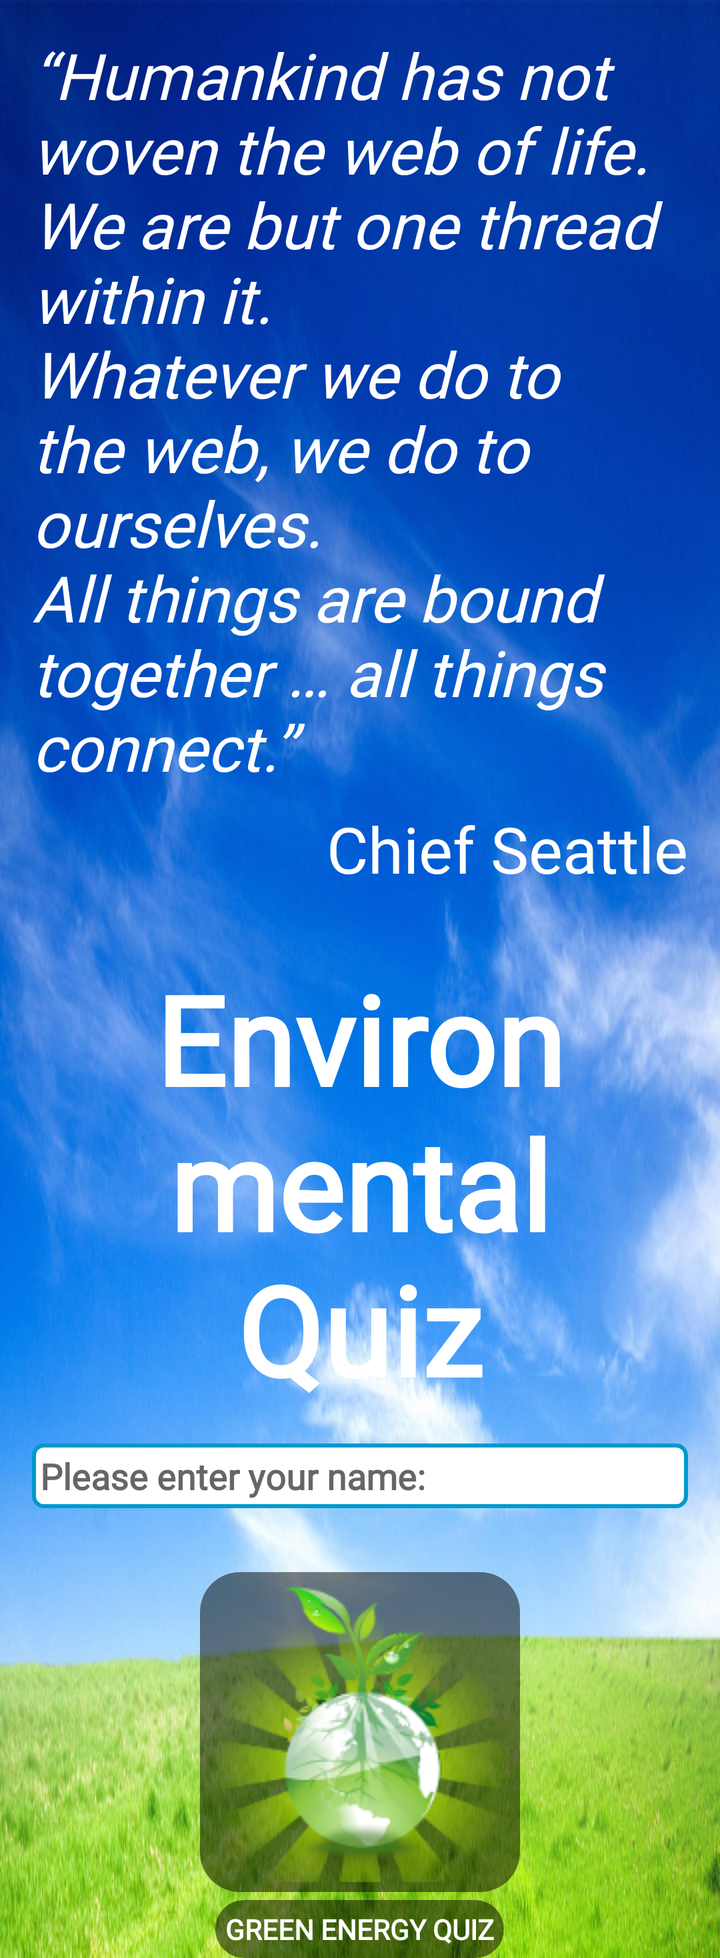
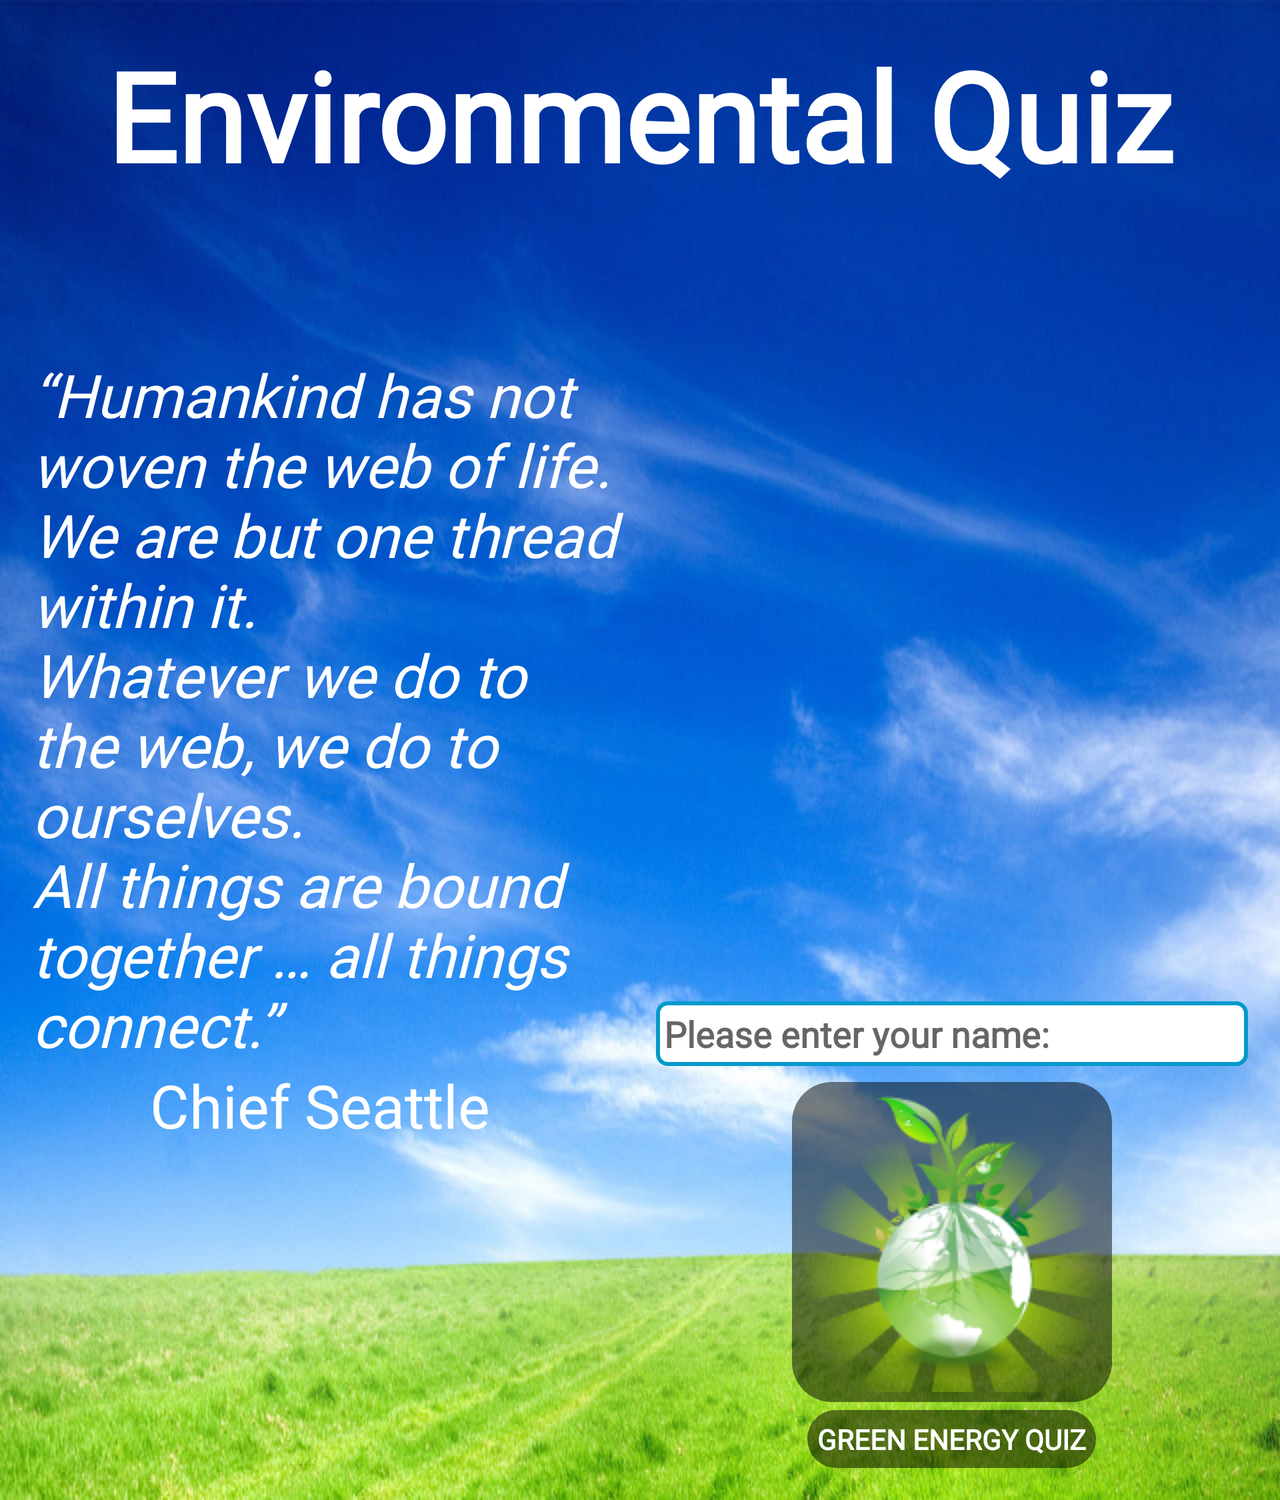

The same Android screen from two of the app's own layout files: first res/layout/ as a phone draws it, then the repository's variant for another configuration, drawn on a device whose configuration selects that folder. Both files follow.
<!-- AndroidManifest.xml: application theme AppTheme -->
<!-- res/layout/activity_main.xml -->
<?xml version="1.0" encoding="utf-8"?>
<ScrollView xmlns:android="http://schemas.android.com/apk/res/android"
    xmlns:tools="http://schemas.android.com/tools"
    android:layout_width="match_parent"
    android:layout_height="match_parent"
    android:background="@drawable/earth6"
    android:fillViewport="true">

    <RelativeLayout
        style="@style/main_layout_welcome"
        tools:context="com.example.android.quizapp.MainActivity">

        <TextView
            android:id="@+id/header_text"
            style="@style/motto"
            android:layout_marginEnd="@dimen/standard"
            android:layout_marginStart="@dimen/standard"
            android:layout_marginTop="@dimen/standard"
            android:text="@string/header_text"
            android:textSize="@dimen/motto_portrait" />

        <TextView
            android:id="@+id/chief"
            style="@style/chief"
            android:layout_alignParentEnd="true"
            android:layout_below="@id/header_text"
            android:layout_marginEnd="@dimen/standard"
            android:layout_marginTop="@dimen/half"
            android:text="@string/chief"
            android:textSize="@dimen/motto_portrait" />

        <TextView
            android:id="@+id/quiz_name"
            style="@style/quiz_portrait"
            android:layout_below="@id/chief"
            android:layout_centerHorizontal="true"
            android:layout_marginTop="@dimen/double_standard"
            android:text="@string/quiz" />

        <EditText
            android:id="@+id/name_field"
            style="@style/edit_text"
            android:layout_below="@id/quiz_name"
            android:layout_margin="@dimen/standard"
            android:hint="@string/please" />

        <LinearLayout
            android:id="@+id/linear1"
            style="@style/container_buttons_layout_front"
            android:layout_alignParentBottom="true"
            android:layout_below="@id/name_field"
            android:layout_marginBottom="@dimen/standard"
            android:layout_marginEnd="@dimen/standard"
            android:layout_marginStart="@dimen/standard"
            android:baselineAligned="false"
            android:gravity="bottom">

            <LinearLayout style="@style/container_buttons_layout_cell">

                <ImageButton
                    android:id="@+id/green_button"
                    style="@style/container_button_image"
                    android:contentDescription="@string/greenb"
                    android:onClick="green_energy_quiz"
                    android:src="@drawable/green_button" />

                <TextView
                    style="@style/container_buttons_text"
                    android:layout_marginTop="@dimen/quarter"
                    android:text="@string/green_energy_quiz" />

            </LinearLayout>

        </LinearLayout>

    </RelativeLayout>

</ScrollView>
<!-- resources referenced by this layout -->
<resources>
  <dimen name="double_standard">32dp</dimen>
  <dimen name="half">8dp</dimen>
  <dimen name="motto_portrait">32sp</dimen>
  <dimen name="quarter">4dp</dimen>
  <dimen name="standard">16dp</dimen>
  <!-- drawable green_button (drawable) -->
  <?xml version="1.0" encoding="utf-8"?>
  <selector xmlns:android="http://schemas.android.com/apk/res/android">
      <item android:state_pressed="true"
          android:drawable="@drawable/green_energy_pressed" /> 
      <item android:state_focused="true"
          android:drawable="@drawable/green_energy" /> 
      <item android:drawable="@drawable/green_energy" /> 
  </selector>
  <string name="chief">Chief Seattle</string>
  <string name="green_energy_quiz">Green energy quiz</string>
  <string name="greenb">green energy button</string>
  <string name="header_text">“Humankind has not woven the web of life. \nWe are but one thread within it. \nWhatever we do to the web, we do to ourselves. \nAll things are bound together … all things connect.”</string>
  <string name="please">Please enter your name:</string>
  <string name="quiz">Environmental Quiz</string>
  <style name="chief">
          <item name="android:layout_width">wrap_content</item>
          <item name="android:layout_height">wrap_content</item>
          <item name="android:fontFamily">@font/justanotherhand</item>
          <item name="android:textColor">@color/white</item>
      </style>
  <style name="container_button_image">
          <item name="android:layout_width">wrap_content</item>
          <item name="android:layout_height">wrap_content</item>
          <item name="android:background">@drawable/rounded_buttons</item>
      </style>
  <style name="container_buttons_layout_cell">
          <item name="android:layout_width">match_parent</item>
          <item name="android:layout_height">wrap_content</item>
          <item name="android:gravity">center</item>
          <item name="android:orientation">vertical</item>
      </style>
  <style name="container_buttons_layout_front">
          <item name="android:layout_width">match_parent</item>
          <item name="android:layout_height">wrap_content</item>
          <item name="android:orientation">horizontal</item>
      </style>
  <style name="main_layout_welcome">
          <item name="android:layout_width">match_parent</item>
          <item name="android:layout_height">wrap_content</item>
      </style>
  <style name="motto">
          <item name="android:layout_width">wrap_content</item>
          <item name="android:layout_height">wrap_content</item>
          <item name="android:fontFamily">@font/justanotherhand</item>
          <item name="android:textColor">@color/white</item>
          <item name="android:textStyle">italic</item>
  
      </style>
  <style name="AppTheme" parent="Theme.AppCompat.Light.NoActionBar">
          
          <item name="colorPrimary">@color/colorPrimary</item>
          <item name="colorPrimaryDark">@color/colorPrimaryDark</item>
          <item name="colorAccent">@color/colorAccent</item>
      </style>
  <color name="white">#FFFFFF</color>
  <!-- drawable rounded_buttons (drawable) -->
  <?xml version="1.0" encoding="utf-8"?>
  <selector xmlns:android="http://schemas.android.com/apk/res/android">
      <item android:state_pressed="true"
          android:drawable="@drawable/rounded_shape_pressed" /> 
      <item android:state_focused="true"
          android:drawable="@drawable/rounded_shape_buttons" /> 
      <item android:drawable="@drawable/rounded_shape_buttons" /> 
  </selector>
  <!-- drawable edit_text (drawable) -->
  <?xml version="1.0" encoding="utf-8"?>
  <shape xmlns:android="http://schemas.android.com/apk/res/android">
      <solid android:color="#ffffff" />
      <corners android:radius="5dp"/>
      <stroke android:width="2dip" android:color="@android:color/holo_blue_dark" />
  </shape>
  <dimen name="slogan">62sp</dimen>
  <color name="colorPrimary">#3F51B5</color>
  <color name="colorPrimaryDark">#303F9F</color>
  <color name="colorAccent">#FF4081</color>
  <color name="transparent_black">#80000000</color>
</resources>
<!-- res/layout-land/activity_main.xml (the repository's variant of the layout above) -->
<!-- drawn on the phone turned sideways -->
<?xml version="1.0" encoding="utf-8"?>
<ScrollView xmlns:android="http://schemas.android.com/apk/res/android"
    xmlns:tools="http://schemas.android.com/tools"
    android:layout_width="match_parent"
    android:layout_height="match_parent"
    android:background="@drawable/earth6"
    android:fillViewport="true">

    <RelativeLayout
        style="@style/main_layout_welcome"
        tools:context="com.example.android.quizapp.MainActivity">

        <TextView
            android:id="@+id/quiz_name"
            style="@style/quiz_landscape"
            android:layout_marginTop="@dimen/standard"
            android:text="@string/quiz" />

        <LinearLayout
            android:layout_width="match_parent"
            android:layout_height="match_parent"
            android:baselineAligned="false"
            android:orientation="horizontal">

            <LinearLayout
                android:layout_width="@dimen/zero"
                android:layout_height="match_parent"
                android:layout_weight="1"
                android:gravity="center_vertical"
                android:orientation="vertical">

                <TextView
                    android:id="@+id/header_text"
                    style="@style/motto"
                    android:layout_marginStart="@dimen/standard"
                    android:text="@string/header_text"
                    android:textSize="@dimen/motto_landscape" />

                <TextView
                    android:id="@+id/chief"
                    style="@style/chief"
                    android:layout_gravity="center"
                    android:text="@string/chief"
                    android:textSize="@dimen/motto_landscape" />

            </LinearLayout>

            <LinearLayout
                android:layout_width="@dimen/zero"
                android:layout_height="match_parent"
                android:layout_weight="1"
                android:gravity="bottom"
                android:orientation="vertical">

                <EditText
                    android:id="@+id/name_field"
                    style="@style/edit_text"
                    android:layout_marginBottom="@dimen/half"
                    android:layout_marginEnd="@dimen/standard"
                    android:layout_marginStart="@dimen/half"
                    android:hint="@string/please" />

                <LinearLayout
                    android:id="@+id/linear1"
                    style="@style/container_buttons_layout_front"
                    android:layout_marginBottom="@dimen/standard"
                    android:layout_marginEnd="@dimen/standard"
                    android:layout_marginStart="@dimen/half"
                    android:baselineAligned="false">

                    <LinearLayout style="@style/container_buttons_layout_cell">

                        <ImageButton
                            android:id="@+id/green_button"
                            style="@style/wrap_wrap"
                            android:contentDescription="@string/greenb"
                            android:onClick="green_energy_quiz"
                            android:src="@drawable/green_button" />

                        <TextView
                            style="@style/container_buttons_text"
                            android:layout_marginTop="@dimen/quarter"
                            android:text="@string/green_energy_quiz" />

                    </LinearLayout>

                </LinearLayout>

            </LinearLayout>

        </LinearLayout>

    </RelativeLayout>

</ScrollView>
<!-- resources referenced by the variant -->
<!-- as the phone turned sideways resolves them -->
<resources>
  <dimen name="half">8dp</dimen>
  <dimen name="motto_landscape">30sp</dimen>
  <dimen name="quarter">4dp</dimen>
  <dimen name="standard">16dp</dimen>
  <dimen name="zero">0dp</dimen>
  <!-- drawable green_button (drawable) -->
  <?xml version="1.0" encoding="utf-8"?>
  <selector xmlns:android="http://schemas.android.com/apk/res/android">
      <item android:state_pressed="true"
          android:drawable="@drawable/green_energy_pressed" /> 
      <item android:state_focused="true"
          android:drawable="@drawable/green_energy" /> 
      <item android:drawable="@drawable/green_energy" /> 
  </selector>
  <string name="chief">Chief Seattle</string>
  <string name="green_energy_quiz">Green energy quiz</string>
  <string name="greenb">green energy button</string>
  <string name="header_text">“Humankind has not woven the web of life. \nWe are but one thread within it. \nWhatever we do to the web, we do to ourselves. \nAll things are bound together … all things connect.”</string>
  <string name="please">Please enter your name:</string>
  <string name="quiz">Environmental Quiz</string>
  <style name="chief">
          <item name="android:layout_width">wrap_content</item>
          <item name="android:layout_height">wrap_content</item>
          <item name="android:fontFamily">@font/justanotherhand</item>
          <item name="android:textColor">@color/white</item>
      </style>
  <style name="container_buttons_layout_cell">
          <item name="android:layout_width">match_parent</item>
          <item name="android:layout_height">wrap_content</item>
          <item name="android:gravity">center</item>
          <item name="android:orientation">vertical</item>
      </style>
  <style name="container_buttons_layout_front">
          <item name="android:layout_width">match_parent</item>
          <item name="android:layout_height">wrap_content</item>
          <item name="android:orientation">horizontal</item>
      </style>
  <style name="main_layout_welcome">
          <item name="android:layout_width">match_parent</item>
          <item name="android:layout_height">wrap_content</item>
      </style>
  <style name="motto">
          <item name="android:layout_width">wrap_content</item>
          <item name="android:layout_height">wrap_content</item>
          <item name="android:fontFamily">@font/justanotherhand</item>
          <item name="android:textColor">@color/white</item>
          <item name="android:textStyle">italic</item>
  
      </style>
  <style name="wrap_wrap">
          <item name="android:layout_width">wrap_content</item>
          <item name="android:layout_height">wrap_content</item>
          <item name="android:background">@drawable/rounded_buttons</item>
      </style>
  <style name="AppTheme" parent="Theme.AppCompat.Light.NoActionBar">
          
          <item name="colorPrimary">@color/colorPrimary</item>
          <item name="colorPrimaryDark">@color/colorPrimaryDark</item>
          <item name="colorAccent">@color/colorAccent</item>
      </style>
  <color name="white">#FFFFFF</color>
  <!-- drawable rounded_buttons (drawable) -->
  <?xml version="1.0" encoding="utf-8"?>
  <selector xmlns:android="http://schemas.android.com/apk/res/android">
      <item android:state_pressed="true"
          android:drawable="@drawable/rounded_shape_pressed" /> 
      <item android:state_focused="true"
          android:drawable="@drawable/rounded_shape_buttons" /> 
      <item android:drawable="@drawable/rounded_shape_buttons" /> 
  </selector>
  <!-- drawable edit_text (drawable) -->
  <?xml version="1.0" encoding="utf-8"?>
  <shape xmlns:android="http://schemas.android.com/apk/res/android">
      <solid android:color="#ffffff" />
      <corners android:radius="5dp"/>
      <stroke android:width="2dip" android:color="@android:color/holo_blue_dark" />
  </shape>
  <dimen name="slogan">62sp</dimen>
  <color name="colorPrimary">#3F51B5</color>
  <color name="colorPrimaryDark">#303F9F</color>
  <color name="colorAccent">#FF4081</color>
  <color name="transparent_black">#80000000</color>
</resources>
